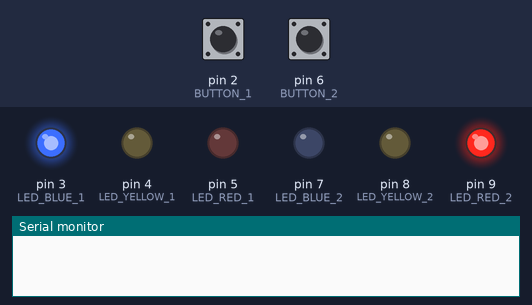
Recording of a sketch running on a simulated Arduino Uno, built with avr-gcc and run on an emulated ATmega328P. Parts: output pins drawn as LEDs (lit = HIGH), the last lines printed to the serial monitor. Inputs (shaded band) come from the test bench; at power-on: pin 6 (BUTTON_2) HIGH, pin 2 (BUTTON_1) HIGH.

Above: at 1.2 s.
1.3 s: pin 6 (BUTTON_2) pulled LOW for 0.15 s
2.9 s: pin 6 (BUTTON_2) pulsed LOW 5 times (0.12 s each, 0.3 s apart)
At 4.7 s:
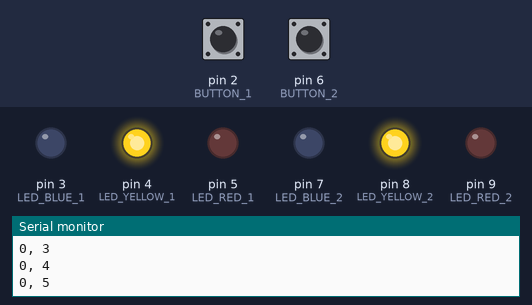
At 5.5 s:
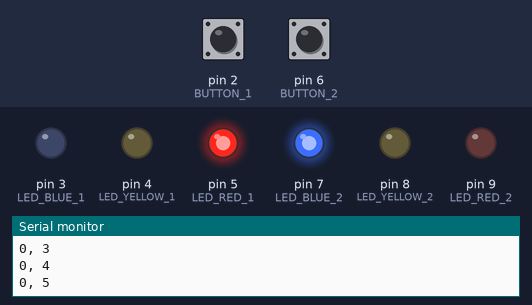
Timing chart, 0 to 7.0 s (numbered marks = the images above; inputs shaded):
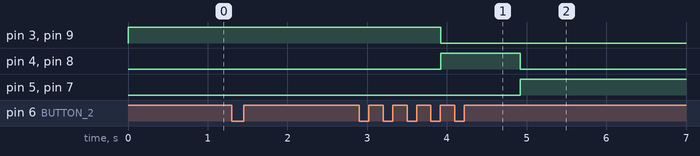

The sketch:

parcial_1.ino
```cpp
#define BUTTON_1 2
#define LED_BLUE_1 3
#define LED_YELLOW_1 4
#define LED_RED_1 5
#define BUTTON_2 6
#define LED_BLUE_2 7
#define LED_YELLOW_2 8
#define LED_RED_2 9

int counter_1 = 0;
int counter_2 = 0;
bool active = 1;

void setup()
{
  pinMode(BUTTON_1, INPUT);
  pinMode(LED_BLUE_1, OUTPUT);
  pinMode(LED_YELLOW_1, OUTPUT);
  pinMode(LED_RED_1, OUTPUT);
  pinMode(BUTTON_2, INPUT);
  pinMode(LED_BLUE_2, OUTPUT);
  pinMode(LED_YELLOW_2, OUTPUT);
  pinMode(LED_RED_2, OUTPUT);
  Serial.begin(9600);
}

void loop()
{
  if(digitalRead(BUTTON_1)==LOW && !active){
    while(!digitalRead(BUTTON_1)){}
    counter_1++;
    Serial.println(String(counter_1)+", "+String(counter_2));
  }
  if(digitalRead(BUTTON_2)==LOW && active){
    while(!digitalRead(BUTTON_2)){}
    counter_2++;
    Serial.println(String(counter_1)+", "+String(counter_2));
  }
  digitalWrite(LED_BLUE_1, active);
  digitalWrite(LED_YELLOW_1, 0);
  digitalWrite(LED_RED_1, !active);
  digitalWrite(LED_BLUE_2, !active);
  digitalWrite(LED_YELLOW_2, 0);
  digitalWrite(LED_RED_2, active);
  if (counter_1 > 4) {
    changeYellow();
    counter_1 = 0;
    active = !active;
  }
  if (counter_2 > 4) {
    changeYellow();
    counter_2 = 0;
    active = !active;
  }
}

void changeYellow() {
  digitalWrite(LED_BLUE_1, 0);
  digitalWrite(LED_YELLOW_1, 1);
  digitalWrite(LED_RED_1, 0);
  digitalWrite(LED_BLUE_2, 0);
  digitalWrite(LED_YELLOW_2, 1);
  digitalWrite(LED_RED_2, 0);
  delay(1000);
}
```

Measured:
- after the input at 2.9 s, pin 3 (LED_BLUE_1), pin 9 (LED_RED_2): HIGH → LOW after 1.0 s; pin 4 (LED_YELLOW_1), pin 8 (LED_YELLOW_2): LOW → HIGH after 1.0 s, → LOW 1.0 s later; pin 5 (LED_RED_1), pin 7 (LED_BLUE_2): LOW → HIGH after 2.0 s
